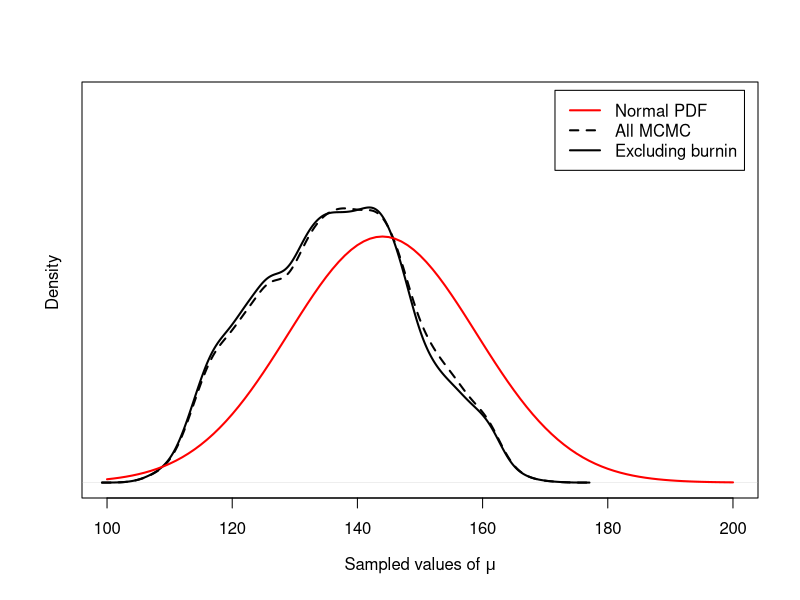
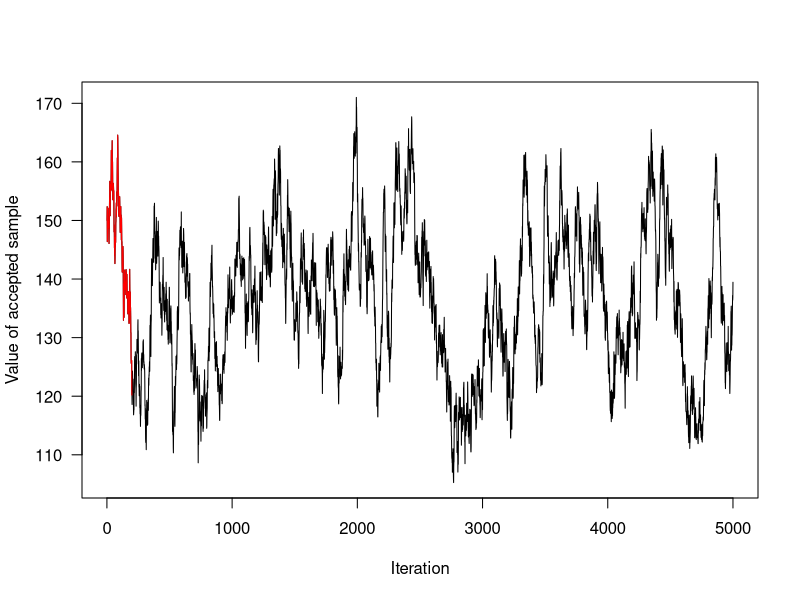
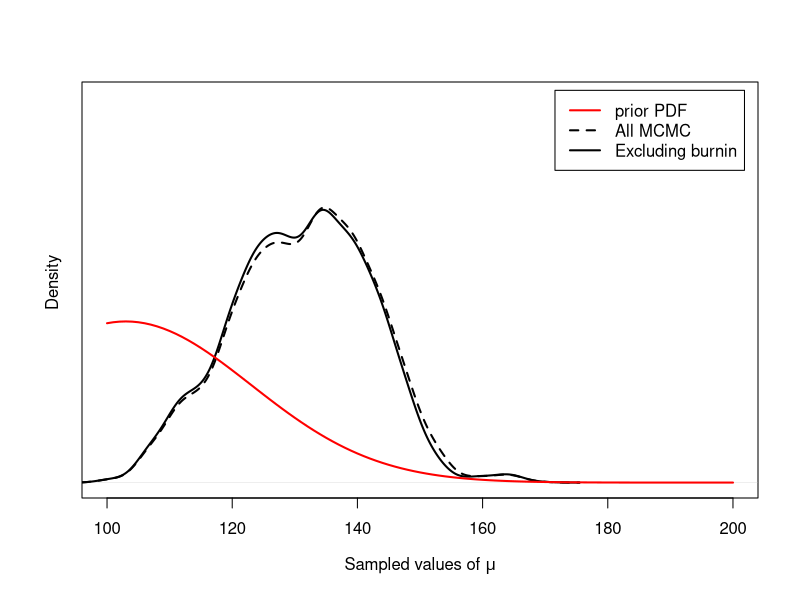
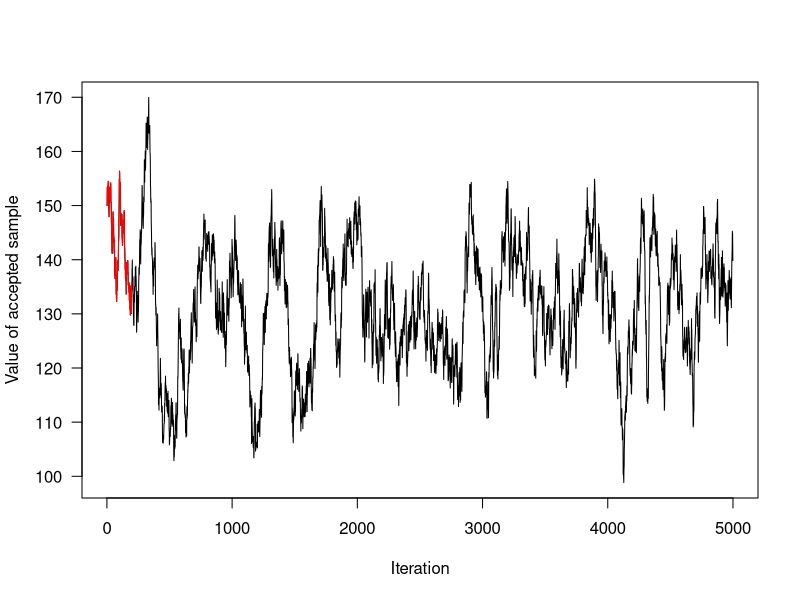

These figures' R source, in order:
#perform MCMC with Uniform prior
burnin<-200

chain <- rep(0,5000)
obs <- 144      # observed data
propsd <- 2    # tuning parameter

chain[1] <- 150  #starting value
for (i in 2:length(chain)) {
    current <- chain[i-1]
    proposal <- current + rnorm(1,0,propsd)
    if (dnorm(obs,proposal,15) > dnorm(obs,current,15)) { 
       chain[i] <- proposal  #accept proposal
    } else {
       chain[i] <- ifelse(runif(1) < dnorm(obs,proposal,15)/dnorm(obs,current,15),  
                          proposal, 
                          current)
    }
}  

# x11(5,10)
# hist(chain)
mean(chain)

x11(5,10)
plot(density(chain),las=1,xlab=bquote("Sampled values of "*mu),
     yaxt="n",lwd=2,lty="dashed",
     main="",xlim=c(100,200),ylab="",
     ylim=c(0,max(max(density(chain)$y),
                  max(density(chain[-c(1:burnin)])$y),
                  max(dnorm(c(100:200),144,15)))*1.4))
lines(density(chain[-c(1:burnin)]),lwd=2,lty="solid")
lines(c(100:200),dnorm(c(100:200),144,15),col="red",lwd=2)
mtext("   Density",2,1)
legend("topright",inset=.02,c("Normal PDF","All MCMC","Excluding burnin"),
       lty=c("solid","dashed","solid"),col=c("red","black","black"),lwd=2)

x11(5,10)
plot(chain,type="l",las=1,xlab="Iteration",ylab="Value of accepted sample")
lines(1:burnin,chain[1:burnin],col="red")






###
#perform MCMC with Gaussian prior
burnin<-200

chain <- rep(0,5000)
obs <- 144      # observed data
propsd <- 2     # tuning parameter
priormu <- 103  # prior - mean
priorsd <- 20   # prior - sd

chain[1] <- 150  #starting value
for (i in 2:length(chain)) {
  current <- chain[i-1]
  proposal <- current + rnorm(1, 0, propsd)
  if (dnorm(obs,proposal,15)*dnorm(proposal,priormu,priorsd) > dnorm(obs,current,15)*dnorm(current,priormu,priorsd) )
    { chain[i] <- proposal  #accept proposal
  } else {
    ratio <- (dnorm(obs,proposal,15)*dnorm(proposal,priormu,priorsd)) /
      (dnorm(obs,current,15)*dnorm(current,priormu,priorsd) )
    chain[i] <- ifelse(runif(1) < ratio,  proposal, current)
  }
} 


mean(chain)

x11(5,10)
plot(density(chain),las=1,xlab=bquote("Sampled values of "*mu),
     yaxt="n",lwd=2,lty="dashed",
     main="",xlim=c(100,200),ylab="",
     ylim=c(0,max(max(density(chain)$y),
                  max(density(chain[-c(1:burnin)])$y),
                  max(dnorm(c(100:200),144,15)))*1.4))
lines(density(chain[-c(1:burnin)]),lwd=2,lty="solid")
lines(c(100:200),dnorm(c(100:200),priormu,priorsd),col="red",lwd=2)
mtext("   Density",2,1)
legend("topright",inset=.02,c("prior PDF","All MCMC","Excluding burnin"),
       lty=c("solid","dashed","solid"),col=c("red","black","black"),lwd=2)

x11(5,10)
plot(chain,type="l",las=1,xlab="Iteration",ylab="Value of accepted sample")
lines(1:burnin,chain[1:burnin],col="red")

  